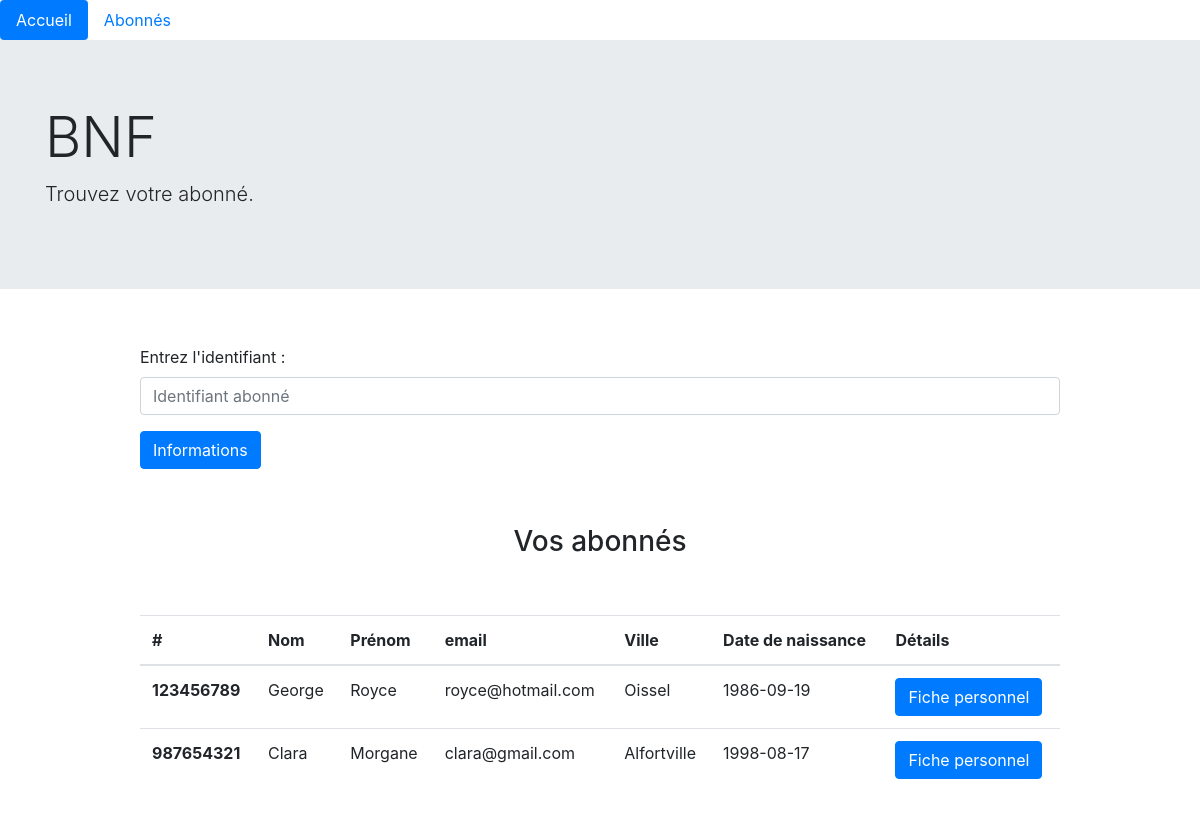
The page /users.php on the database its author committed.
### tables this page shows
CREATE TABLE User(
  id INT UNSIGNED NOT NULL AUTO_INCREMENT,
  lastname VARCHAR(50) NOT NULL,
  firstname VARCHAR(50) NOT NULL,
  email VARCHAR(100) NOT NULL UNIQUE,
  city VARCHAR(30) NOT NULL,
  cityCode CHAR(5) NOT NULL,
  adress VARCHAR(50) NOT NULL,
  sex CHAR(1) NOT NULL,
  birthDate DATE NOT NULL,
  borrowingDate DATE NOT NULL,
  identificationUser CHAR(9) NOT NULL UNIQUE,
  PRIMARY KEY (id)
);

### users.php (called while the page is built, shortened)
<?php
require 'model/Database.php';
require 'model/entity/User.php';
require 'model/UserManager.php';
$user_manager = new UserManager();
$users = $user_manager->getUsers();
include "View/usersView.php";

### model/dataBase.php (called while the page is built, shortened)
<?php
abstract class DataBase {
  static public function getConnection() {
    try {
      $db = new PDO("mysql:host=" . self::HOST . ";dbname=" . self::DBNAME, self::USER, self::PASSWORD);
      return $db;
    } catch (\Exception $e) {
      echo "Connexion à la base de données raté " . $e->getMessage() . "<br/>";
      die();
    }
  }
}

### model/userManager.php (called while the page is built, shortened)
<?php
class UserManager {
  private PDO $_db;
  public function setDb(PDO $db) {
    $this->_db = $db;
  }
  public function getDb() {
    return $this->_db;
  }
  public function getUsers():?array {
    $query = $this->getDb()->query(
      "SELECT * FROM User"
    );
    $users = $query->fetchAll(PDO::FETCH_CLASS,"User");
    return $users;
  }
}

### model/entity/user.php (called while the page is built, shortened)
<?php
class User {
  protected int $id;
  protected string $lastname;
  protected string $firstname;
  protected string $email;
  protected string $city;
  protected string $birthDate;
  protected string $identificationUser;
  public function getId() {
    return $this->id;
  }
  public function getLastname() {
    return $this->lastname;
  }
  public function getFirstname() {
    return $this->firstname;
  }
  public function getEmail() {
    return $this->email;
  }
  public function getCity() {
    return $this->city;
  }
  public function getBirthDate() {
    return $this->birthDate;
  }
  public function getIdentificationUser() {
    return $this->identificationUser;
  }
}

### view/usersView.php (the view, shortened to what this page needs)
<?php
include 'view/template/nav.php';
include 'view/template/header.php';
?>
<section class="container">
  <div class="row">
    <div class="col-10 mx-auto my-4">
      <form action="" method="POST">
        <div class="form-group">
          <label for="identificationUser">Entrez l'identifiant :</label>
          <input type="number" class="form-control" id="identificationUser " placeholder="Identifiant abonné" name="identificationUser">
        </div>
        <button type="submit" class="btn btn-primary mb-2" name="informations">Informations</button>
      </form>
    </div>
    <div class="col-10 mx-auto my-4 text-center">
      <h3>Vos abonnés</h3>
    </div>
    <div class="col-10 mx-auto my-4">
      <table class="table">
        <thead>
          <tr>
            <th scope="col">#</th>
            <th scope="col">Nom</th>
            <th scope="col">Prénom</th>
            <th scope="col">email</th>
            <th scope="col">Ville</th>
            <th scope="col">Date de naissance</th>
            <th scope="col">Détails</th>
          </tr>
        </thead>
        <tbody>
          <?php foreach ($users as $key => $user): ?>
            <tr>
              <th scope="row"><?=$user->getidentificationUser()?></th>
              <td><?=$user->getLastname()?></td>
              <td><?=$user->getFirstname()?></td>
              <td><?=$user->getEmail()?></td>
              <td><?=$user->getCity()?></td>
              <td><?=$user->getBirthDate()?></td>
              <td><a class="btn btn-primary" href=<?="user.php?id={$user->getId()}"?>>Fiche personnel</a></td>
            </tr>
          <?php endforeach; ?>
        </tbody>
      </table>
    </div>
  </div>
</section>
<?php
include 'view/template/footer.php';
 ?>

### rows shown on the page
user: identificationUser "123456789", lastname "George", firstname "Royce", email "royce@hotmail.com", city "Oissel", birthDate "1986-09-19"
user: identificationUser "987654321", lastname "Clara", firstname "Morgane", email "clara@gmail.com", city "Alfortville", birthDate "1998-08-17"
